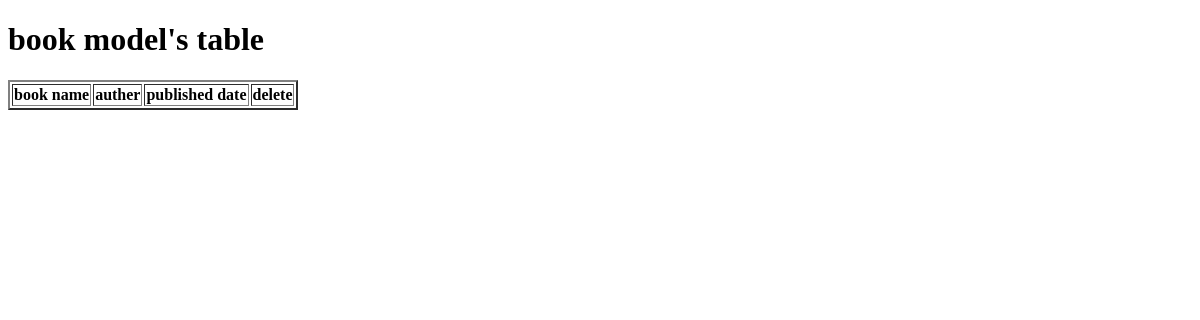
The page /book1get on the database as committed earlier.
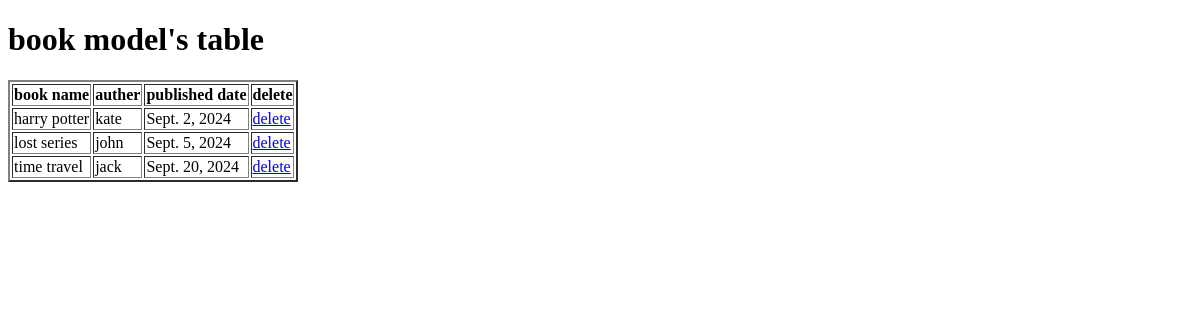
The same page on the database as committed later.
### app1/models.py (models this page shows)
class book1(models.Model):
    title=models.CharField(primary_key=True,max_length=20)
    auther1=models.ForeignKey(auther,on_delete=models.CASCADE)
    published_date=models.DateField()

class auther(models.Model):
    auther_name=models.CharField(primary_key=True,max_length=20)
    auther_email=models.EmailField()
    def __str__(self):
        return self.auther_name

### app1/views.py (the view)
# urls.py: path('book1get',views.book1get,name='cc'),
def book1get(request):
    ab=book1.objects.all()
    return render(request,"book1_get.html",{'a':ab})

### templates/book1_get.html (shortened to what this page needs)
<!DOCTYPE html>
<html lang="en">
<head>
</head>
<body>
    <h1>book model's table</h1>
    <table border="2">
        <tr>
            <th>book name</th>
            <th>auther</th>
            <th>published date</th>
            <th>delete</th>
        </tr>
        {% for i in a %}
        <tr>
           <td>{{i.title}}</td>
           <td>{{i.auther1}}</td>
           <td>{{i.published_date}}</td>
           <td><a href="/book1dlt/{{i.title}}">delete</a></td>
        </tr>
        {% endfor %}
    </table>
</body>
</html>

Rows that differ between the two databases and show on the page:
added book1: title "harry potter", auther1 "kate", published_date "Sept. 2, 2024"
added book1: title "lost series", auther1 "john", published_date "Sept. 5, 2024"
added book1: title "time travel", auther1 "jack", published_date "Sept. 20, 2024"
